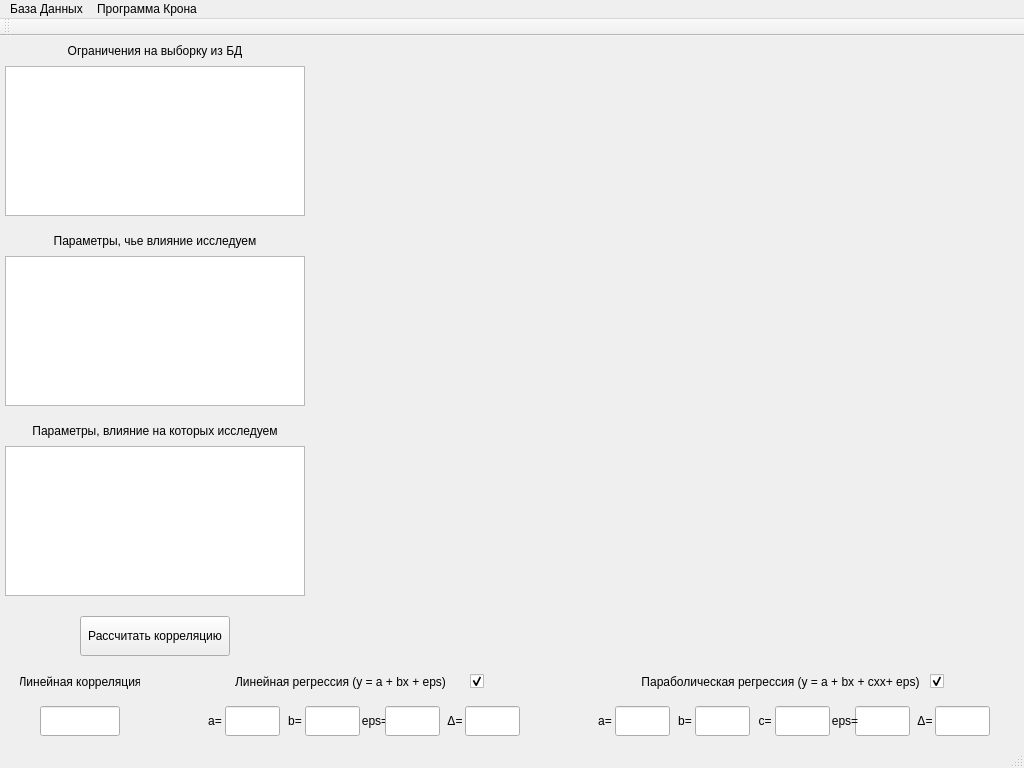
<?xml version="1.0" encoding="UTF-8"?>
<ui version="4.0">
 <class>AntennaDataViewerClass</class>
 <widget class="QMainWindow" name="AntennaDataViewerClass">
  <property name="geometry">
   <rect>
    <x>0</x>
    <y>0</y>
    <width>1024</width>
    <height>768</height>
   </rect>
  </property>
  <property name="minimumSize">
   <size>
    <width>1024</width>
    <height>768</height>
   </size>
  </property>
  <property name="maximumSize">
   <size>
    <width>1024</width>
    <height>768</height>
   </size>
  </property>
  <property name="windowTitle">
   <string>AntennaDataViewer</string>
  </property>
  <widget class="QWidget" name="centralWidget">
   <widget class="QCustomPlot" name="PlotWidget" native="true">
    <property name="geometry">
     <rect>
      <x>310</x>
      <y>10</y>
      <width>700</width>
      <height>600</height>
     </rect>
    </property>
   </widget>
   <widget class="QLabel" name="lblSelect">
    <property name="geometry">
     <rect>
      <x>5</x>
      <y>5</y>
      <width>300</width>
      <height>20</height>
     </rect>
    </property>
    <property name="text">
     <string>Ограничения на выборку из БД</string>
    </property>
    <property name="alignment">
     <set>Qt::AlignCenter</set>
    </property>
   </widget>
   <widget class="QLabel" name="lblParInput">
    <property name="geometry">
     <rect>
      <x>5</x>
      <y>195</y>
      <width>300</width>
      <height>20</height>
     </rect>
    </property>
    <property name="text">
     <string>Параметры, чье влияние исследуем</string>
    </property>
    <property name="alignment">
     <set>Qt::AlignCenter</set>
    </property>
   </widget>
   <widget class="QLabel" name="lblParOutput">
    <property name="geometry">
     <rect>
      <x>5</x>
      <y>385</y>
      <width>300</width>
      <height>20</height>
     </rect>
    </property>
    <property name="text">
     <string>Параметры, влияние на которых исследуем</string>
    </property>
    <property name="alignment">
     <set>Qt::AlignCenter</set>
    </property>
   </widget>
   <widget class="QListWidget" name="listParInput">
    <property name="geometry">
     <rect>
      <x>5</x>
      <y>220</y>
      <width>300</width>
      <height>150</height>
     </rect>
    </property>
   </widget>
   <widget class="QListWidget" name="listParOutput">
    <property name="geometry">
     <rect>
      <x>5</x>
      <y>410</y>
      <width>300</width>
      <height>150</height>
     </rect>
    </property>
   </widget>
   <widget class="QPushButton" name="butCorr">
    <property name="geometry">
     <rect>
      <x>80</x>
      <y>580</y>
      <width>150</width>
      <height>40</height>
     </rect>
    </property>
    <property name="text">
     <string>Рассчитать корреляцию</string>
    </property>
   </widget>
   <widget class="QLabel" name="lboCorrLine">
    <property name="geometry">
     <rect>
      <x>20</x>
      <y>630</y>
      <width>120</width>
      <height>31</height>
     </rect>
    </property>
    <property name="text">
     <string>Линейная корреляция</string>
    </property>
    <property name="alignment">
     <set>Qt::AlignCenter</set>
    </property>
   </widget>
   <widget class="QLineEdit" name="leCorrLine">
    <property name="geometry">
     <rect>
      <x>40</x>
      <y>670</y>
      <width>80</width>
      <height>30</height>
     </rect>
    </property>
   </widget>
   <widget class="QLineEdit" name="leCorrLineA">
    <property name="geometry">
     <rect>
      <x>225</x>
      <y>670</y>
      <width>55</width>
      <height>30</height>
     </rect>
    </property>
   </widget>
   <widget class="QLabel" name="lboCorrLine_2">
    <property name="geometry">
     <rect>
      <x>210</x>
      <y>630</y>
      <width>261</width>
      <height>31</height>
     </rect>
    </property>
    <property name="text">
     <string>Линейная регрессия (y = a + bx + eps)</string>
    </property>
    <property name="alignment">
     <set>Qt::AlignCenter</set>
    </property>
   </widget>
   <widget class="QLabel" name="lboCorrLine_3">
    <property name="geometry">
     <rect>
      <x>200</x>
      <y>670</y>
      <width>30</width>
      <height>30</height>
     </rect>
    </property>
    <property name="text">
     <string>a=</string>
    </property>
    <property name="alignment">
     <set>Qt::AlignCenter</set>
    </property>
   </widget>
   <widget class="QLineEdit" name="leCorrLineB">
    <property name="geometry">
     <rect>
      <x>305</x>
      <y>670</y>
      <width>55</width>
      <height>30</height>
     </rect>
    </property>
    <property name="text">
     <string/>
    </property>
   </widget>
   <widget class="QLabel" name="lboCorrLine_4">
    <property name="geometry">
     <rect>
      <x>280</x>
      <y>670</y>
      <width>30</width>
      <height>30</height>
     </rect>
    </property>
    <property name="text">
     <string>b=</string>
    </property>
    <property name="alignment">
     <set>Qt::AlignCenter</set>
    </property>
   </widget>
   <widget class="QLabel" name="lboCorrLine_5">
    <property name="geometry">
     <rect>
      <x>360</x>
      <y>670</y>
      <width>30</width>
      <height>30</height>
     </rect>
    </property>
    <property name="text">
     <string>eps=</string>
    </property>
    <property name="alignment">
     <set>Qt::AlignCenter</set>
    </property>
   </widget>
   <widget class="QLineEdit" name="leCorrLineEPS">
    <property name="geometry">
     <rect>
      <x>385</x>
      <y>670</y>
      <width>55</width>
      <height>30</height>
     </rect>
    </property>
    <property name="text">
     <string/>
    </property>
   </widget>
   <widget class="QLabel" name="lboCorrLine_6">
    <property name="geometry">
     <rect>
      <x>440</x>
      <y>670</y>
      <width>30</width>
      <height>30</height>
     </rect>
    </property>
    <property name="text">
     <string>Δ=</string>
    </property>
    <property name="alignment">
     <set>Qt::AlignCenter</set>
    </property>
   </widget>
   <widget class="QLineEdit" name="leCorrLineDlt">
    <property name="geometry">
     <rect>
      <x>465</x>
      <y>670</y>
      <width>55</width>
      <height>30</height>
     </rect>
    </property>
    <property name="text">
     <string/>
    </property>
   </widget>
   <widget class="QCheckBox" name="cbLine">
    <property name="geometry">
     <rect>
      <x>470</x>
      <y>630</y>
      <width>31</width>
      <height>31</height>
     </rect>
    </property>
    <property name="text">
     <string/>
    </property>
    <property name="iconSize">
     <size>
      <width>16</width>
      <height>16</height>
     </size>
    </property>
    <property name="checked">
     <bool>true</bool>
    </property>
   </widget>
   <widget class="QLabel" name="lboCorrLine_7">
    <property name="geometry">
     <rect>
      <x>640</x>
      <y>630</y>
      <width>281</width>
      <height>31</height>
     </rect>
    </property>
    <property name="text">
     <string>Параболическая регрессия (y = a + bx + сxx+ eps)</string>
    </property>
    <property name="alignment">
     <set>Qt::AlignCenter</set>
    </property>
   </widget>
   <widget class="QCheckBox" name="cbPar">
    <property name="geometry">
     <rect>
      <x>930</x>
      <y>630</y>
      <width>31</width>
      <height>31</height>
     </rect>
    </property>
    <property name="text">
     <string/>
    </property>
    <property name="iconSize">
     <size>
      <width>16</width>
      <height>16</height>
     </size>
    </property>
    <property name="checked">
     <bool>true</bool>
    </property>
   </widget>
   <widget class="QLabel" name="lboCorrLine_8">
    <property name="geometry">
     <rect>
      <x>750</x>
      <y>670</y>
      <width>30</width>
      <height>30</height>
     </rect>
    </property>
    <property name="text">
     <string>c=</string>
    </property>
    <property name="alignment">
     <set>Qt::AlignCenter</set>
    </property>
   </widget>
   <widget class="QLineEdit" name="leCorrParEPS">
    <property name="geometry">
     <rect>
      <x>855</x>
      <y>670</y>
      <width>55</width>
      <height>30</height>
     </rect>
    </property>
    <property name="text">
     <string/>
    </property>
   </widget>
   <widget class="QLineEdit" name="leCorrParA">
    <property name="geometry">
     <rect>
      <x>615</x>
      <y>670</y>
      <width>55</width>
      <height>30</height>
     </rect>
    </property>
   </widget>
   <widget class="QLineEdit" name="leCorrParC">
    <property name="geometry">
     <rect>
      <x>775</x>
      <y>670</y>
      <width>55</width>
      <height>30</height>
     </rect>
    </property>
    <property name="text">
     <string/>
    </property>
   </widget>
   <widget class="QLabel" name="lboCorrLine_9">
    <property name="geometry">
     <rect>
      <x>670</x>
      <y>670</y>
      <width>30</width>
      <height>30</height>
     </rect>
    </property>
    <property name="text">
     <string>b=</string>
    </property>
    <property name="alignment">
     <set>Qt::AlignCenter</set>
    </property>
   </widget>
   <widget class="QLabel" name="lboCorrLine_10">
    <property name="geometry">
     <rect>
      <x>590</x>
      <y>670</y>
      <width>30</width>
      <height>30</height>
     </rect>
    </property>
    <property name="text">
     <string>a=</string>
    </property>
    <property name="alignment">
     <set>Qt::AlignCenter</set>
    </property>
   </widget>
   <widget class="QLineEdit" name="leCorrParB">
    <property name="geometry">
     <rect>
      <x>695</x>
      <y>670</y>
      <width>55</width>
      <height>30</height>
     </rect>
    </property>
    <property name="text">
     <string/>
    </property>
   </widget>
   <widget class="QLabel" name="lboCorrLine_11">
    <property name="geometry">
     <rect>
      <x>830</x>
      <y>670</y>
      <width>30</width>
      <height>30</height>
     </rect>
    </property>
    <property name="text">
     <string>eps=</string>
    </property>
    <property name="alignment">
     <set>Qt::AlignCenter</set>
    </property>
   </widget>
   <widget class="QLineEdit" name="leCorrParDlt">
    <property name="geometry">
     <rect>
      <x>935</x>
      <y>670</y>
      <width>55</width>
      <height>30</height>
     </rect>
    </property>
    <property name="text">
     <string/>
    </property>
   </widget>
   <widget class="QLabel" name="lboCorrLine_12">
    <property name="geometry">
     <rect>
      <x>910</x>
      <y>670</y>
      <width>30</width>
      <height>30</height>
     </rect>
    </property>
    <property name="text">
     <string>Δ=</string>
    </property>
    <property name="alignment">
     <set>Qt::AlignCenter</set>
    </property>
   </widget>
   <widget class="QListWidget" name="listDBSelect">
    <property name="geometry">
     <rect>
      <x>5</x>
      <y>30</y>
      <width>300</width>
      <height>150</height>
     </rect>
    </property>
   </widget>
  </widget>
  <widget class="QMenuBar" name="menuBar">
   <property name="geometry">
    <rect>
     <x>0</x>
     <y>0</y>
     <width>1024</width>
     <height>21</height>
    </rect>
   </property>
   <widget class="QMenu" name="menu">
    <property name="title">
     <string>База Данных</string>
    </property>
    <addaction name="actChangeDB"/>
    <addaction name="actCopyDB"/>
    <addaction name="actDelDataDB"/>
   </widget>
   <widget class="QMenu" name="menu_2">
    <property name="title">
     <string>Программа Крона</string>
    </property>
    <addaction name="actOpenAntKrona"/>
   </widget>
   <addaction name="menu"/>
   <addaction name="menu_2"/>
  </widget>
  <widget class="QToolBar" name="mainToolBar">
   <attribute name="toolBarArea">
    <enum>TopToolBarArea</enum>
   </attribute>
   <attribute name="toolBarBreak">
    <bool>false</bool>
   </attribute>
  </widget>
  <widget class="QStatusBar" name="statusBar"/>
  <action name="actChangeDB">
   <property name="text">
    <string>Сменить БД</string>
   </property>
  </action>
  <action name="actCopyDB">
   <property name="text">
    <string>Копировать БД</string>
   </property>
  </action>
  <action name="actDelDataDB">
   <property name="text">
    <string>Удалить данные из БД</string>
   </property>
  </action>
  <action name="actOpenAntKrona">
   <property name="text">
    <string>Открыть антенну в Кроне</string>
   </property>
  </action>
 </widget>
 <layoutdefault spacing="6" margin="11"/>
 <customwidgets>
  <customwidget>
   <class>QCustomPlot</class>
   <extends>QWidget</extends>
   <header>qcustomplot.h</header>
   <container>1</container>
  </customwidget>
 </customwidgets>
 <resources>
  <include location="antennadataviewer.qrc"/>
 </resources>
 <connections/>
</ui>
